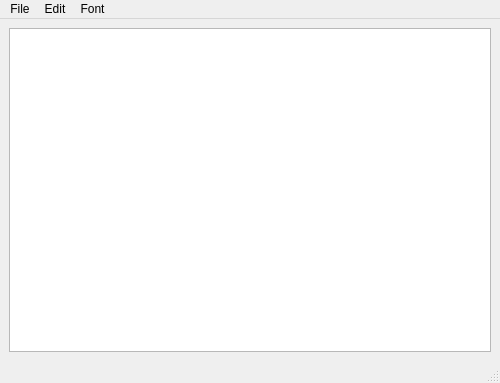
<?xml version="1.0" encoding="UTF-8"?>
<ui version="4.0">
 <class>Notepad</class>
 <widget class="QMainWindow" name="Notepad">
  <property name="geometry">
   <rect>
    <x>0</x>
    <y>0</y>
    <width>500</width>
    <height>383</height>
   </rect>
  </property>
  <property name="windowTitle">
   <string>MainWindow</string>
  </property>
  <property name="windowIcon">
   <iconset resource="res.qrc">
    <normaloff>:/icon/notepad.png</normaloff>:/icon/notepad.png</iconset>
  </property>
  <widget class="QWidget" name="centralwidget">
   <layout class="QGridLayout" name="gridLayout">
    <item row="0" column="0">
     <widget class="QTextEdit" name="textEdit"/>
    </item>
   </layout>
  </widget>
  <widget class="QMenuBar" name="menubar">
   <property name="geometry">
    <rect>
     <x>0</x>
     <y>0</y>
     <width>500</width>
     <height>18</height>
    </rect>
   </property>
   <widget class="QMenu" name="menu">
    <property name="title">
     <string>File</string>
    </property>
    <addaction name="actionNew"/>
    <addaction name="actionOpen"/>
    <addaction name="actionSave"/>
    <addaction name="separator"/>
    <addaction name="actionExit"/>
   </widget>
   <widget class="QMenu" name="menuEdit">
    <property name="title">
     <string>Edit</string>
    </property>
    <addaction name="actionRedo"/>
    <addaction name="actionUndo"/>
    <addaction name="separator"/>
    <addaction name="actionFind"/>
    <addaction name="actionReplace"/>
   </widget>
   <widget class="QMenu" name="menuFont">
    <property name="title">
     <string>Font</string>
    </property>
    <addaction name="actionFont"/>
    <addaction name="actionSize"/>
    <addaction name="actionSizeIncrease"/>
    <addaction name="actionSizeDecrease"/>
   </widget>
   <addaction name="menu"/>
   <addaction name="menuEdit"/>
   <addaction name="menuFont"/>
  </widget>
  <widget class="QStatusBar" name="statusbar"/>
  <action name="actionNew">
   <property name="icon">
    <iconset resource="res.qrc">
     <normaloff>:/icon/new.png</normaloff>:/icon/new.png</iconset>
   </property>
   <property name="text">
    <string>New</string>
   </property>
  </action>
  <action name="actionOpen">
   <property name="icon">
    <iconset resource="res.qrc">
     <normaloff>:/icon/open.png</normaloff>:/icon/open.png</iconset>
   </property>
   <property name="text">
    <string>Open</string>
   </property>
  </action>
  <action name="actionSave">
   <property name="icon">
    <iconset resource="res.qrc">
     <normaloff>:/icon/save.png</normaloff>:/icon/save.png</iconset>
   </property>
   <property name="text">
    <string>Save</string>
   </property>
  </action>
  <action name="actionExit">
   <property name="icon">
    <iconset resource="res.qrc">
     <normaloff>:/icon/exit.png</normaloff>:/icon/exit.png</iconset>
   </property>
   <property name="text">
    <string>Exit</string>
   </property>
  </action>
  <action name="actionRedo">
   <property name="icon">
    <iconset resource="res.qrc">
     <normaloff>:/icon/redo.png</normaloff>:/icon/redo.png</iconset>
   </property>
   <property name="text">
    <string>Redo</string>
   </property>
  </action>
  <action name="actionUndo">
   <property name="icon">
    <iconset resource="res.qrc">
     <normaloff>:/icon/undo.png</normaloff>:/icon/undo.png</iconset>
   </property>
   <property name="text">
    <string>Undo</string>
   </property>
  </action>
  <action name="actionFont">
   <property name="icon">
    <iconset resource="res.qrc">
     <normaloff>:/icon/font.png</normaloff>:/icon/font.png</iconset>
   </property>
   <property name="text">
    <string>Font</string>
   </property>
  </action>
  <action name="actionFind">
   <property name="icon">
    <iconset resource="res.qrc">
     <normaloff>:/icon/find.png</normaloff>:/icon/find.png</iconset>
   </property>
   <property name="text">
    <string>Find</string>
   </property>
  </action>
  <action name="actionReplace">
   <property name="icon">
    <iconset resource="res.qrc">
     <normaloff>:/icon/replace.png</normaloff>:/icon/replace.png</iconset>
   </property>
   <property name="text">
    <string>Replace</string>
   </property>
  </action>
  <action name="actionincreaseFontSize">
   <property name="text">
    <string>Size+</string>
   </property>
  </action>
  <action name="actiondecreaseFontSize">
   <property name="text">
    <string>Size-</string>
   </property>
  </action>
  <action name="actionresizeFontSize">
   <property name="text">
    <string>Default</string>
   </property>
  </action>
  <action name="actionFont_2">
   <property name="text">
    <string>Font</string>
   </property>
  </action>
  <action name="actionFont_3">
   <property name="text">
    <string>Font</string>
   </property>
  </action>
  <action name="actionSize">
   <property name="icon">
    <iconset resource="res.qrc">
     <normaloff>:/icon/default.png</normaloff>:/icon/default.png</iconset>
   </property>
   <property name="text">
    <string>Default</string>
   </property>
  </action>
  <action name="actionSize_2">
   <property name="icon">
    <iconset resource="res.qrc">
     <normaloff>:/icon/decrease.png</normaloff>:/icon/decrease.png</iconset>
   </property>
   <property name="text">
    <string>Size-</string>
   </property>
  </action>
  <action name="actionDefault">
   <property name="icon">
    <iconset resource="res.qrc">
     <normaloff>:/icon/default.png</normaloff>:/icon/default.png</iconset>
   </property>
   <property name="text">
    <string>Default</string>
   </property>
  </action>
  <action name="actionSize_3">
   <property name="text">
    <string>Size</string>
   </property>
  </action>
  <action name="actionSizeIncrease">
   <property name="icon">
    <iconset resource="res.qrc">
     <normaloff>:/icon/increase.png</normaloff>:/icon/increase.png</iconset>
   </property>
   <property name="text">
    <string>Size</string>
   </property>
  </action>
  <action name="actionSizeDecrease">
   <property name="icon">
    <iconset resource="res.qrc">
     <normaloff>:/icon/decrease.png</normaloff>:/icon/decrease.png</iconset>
   </property>
   <property name="text">
    <string>Size</string>
   </property>
  </action>
 </widget>
 <resources>
  <include location="res.qrc"/>
 </resources>
 <connections/>
</ui>
